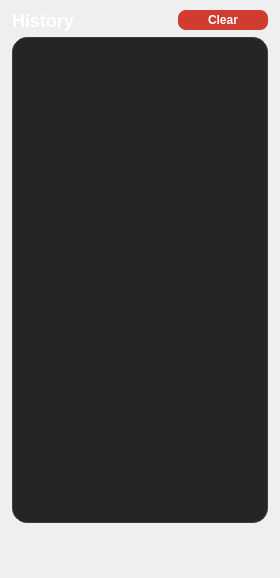
             <widget class="QWidget" name="history_page">
              <layout class="QGridLayout" name="gridLayout_19">
               <property name="leftMargin">
                <number>0</number>
               </property>
               <property name="topMargin">
                <number>0</number>
               </property>
               <property name="rightMargin">
                <number>0</number>
               </property>
               <property name="bottomMargin">
                <number>0</number>
               </property>
               <item row="0" column="0">
                <layout class="QGridLayout" name="history_grid">
                 <property name="leftMargin">
                  <number>12</number>
                 </property>
                 <property name="topMargin">
                  <number>10</number>
                 </property>
                 <property name="rightMargin">
                  <number>12</number>
                 </property>
                 <property name="bottomMargin">
                  <number>55</number>
                 </property>
                 <item row="0" column="0">
                  <widget class="QLabel" name="history_title_label">
                   <property name="sizePolicy">
                    <sizepolicy hsizetype="Expanding" vsizetype="Preferred">
                     <horstretch>0</horstretch>
                     <verstretch>0</verstretch>
                    </sizepolicy>
                   </property>
                   <property name="styleSheet">
                    <string notr="true">color: white;
font-size: 18px;
font-weight: 700;</string>
                   </property>
                   <property name="lineWidth">
                    <number>1</number>
                   </property>
                   <property name="text">
                    <string>History</string>
                   </property>
                   <property name="margin">
                    <number>0</number>
                   </property>
                  </widget>
                 </item>
                 <item row="0" column="1">
                  <widget class="QPushButton" name="history_clear_btn">
                   <property name="minimumSize">
                    <size>
                     <width>90</width>
                     <height>20</height>
                    </size>
                   </property>
                   <property name="styleSheet">
                    <string notr="true">QPushButton {
	background-color: #d13c30;
	border-radius: 8%;
	color: #fff;
	font-weight: 700;
	font-size: 12px;
}

QPushButton:hover {
	background-color: #af3025;
}

</string>
                   </property>
                   <property name="text">
                    <string>Clear</string>
                   </property>
                   <property name="icon">
                    <iconset>
                     <normaloff>resources/delete-icon.png</normaloff>resources/delete-icon.png</iconset>
                   </property>
                  </widget>
                 </item>
                 <item row="1" column="0" colspan="2">
                  <widget class="QListWidget" name="history_listwidget">
                   <property name="minimumSize">
                    <size>
                     <width>0</width>
                     <height>486</height>
                    </size>
                   </property>
                   <property name="styleSheet">
                    <string notr="true">QListWidget {
    background-color: #252525;
    border: 1px solid #3e3e42;
    padding: 4px 8px;
    border-radius: 15%;
}</string>
                   </property>
                  </widget>
                 </item>
                </layout>
               </item>
              </layout>
             </widget>
